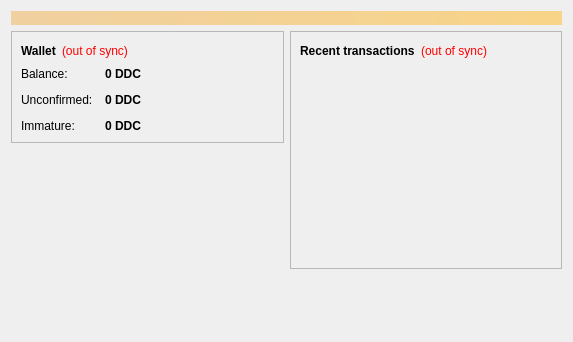
<?xml version="1.0" encoding="UTF-8"?>
<ui version="4.0">
 <class>OverviewPage</class>
 <widget class="QWidget" name="OverviewPage">
  <property name="geometry">
   <rect>
    <x>0</x>
    <y>0</y>
    <width>573</width>
    <height>342</height>
   </rect>
  </property>
  <property name="windowTitle">
   <string>Form</string>
  </property>
  <layout class="QVBoxLayout" name="topLayout">
   <item>
    <widget class="QLabel" name="labelAlerts">
     <property name="visible">
      <bool>false</bool>
     </property>
     <property name="styleSheet">
      <string notr="true">background-color: qlineargradient(x1: 0, y1: 0, x2: 1, y2: 0, stop:0 #F0D0A0, stop:1 #F8D488); color:#000000;</string>
     </property>
     <property name="wordWrap">
      <bool>true</bool>
     </property>
     <property name="margin">
      <number>3</number>
     </property>
    </widget>
   </item>
   <item>
    <layout class="QHBoxLayout" name="horizontalLayout" stretch="1,1">
     <item>
      <layout class="QVBoxLayout" name="verticalLayout_2">
       <item>
        <widget class="QFrame" name="frame">
         <property name="frameShape">
          <enum>QFrame::StyledPanel</enum>
         </property>
         <property name="frameShadow">
          <enum>QFrame::Raised</enum>
         </property>
         <layout class="QVBoxLayout" name="verticalLayout_4">
          <item>
           <layout class="QHBoxLayout" name="horizontalLayout_4">
            <item>
             <widget class="QLabel" name="label_5">
              <property name="font">
               <font>
                <weight>75</weight>
                <bold>true</bold>
               </font>
              </property>
              <property name="text">
               <string>Wallet</string>
              </property>
             </widget>
            </item>
            <item>
             <widget class="QLabel" name="labelWalletStatus">
              <property name="toolTip">
               <string>The displayed information may be out of date. Your wallet automatically synchronizes with the Dokdocoin network after a connection is established, but this process has not completed yet.</string>
              </property>
              <property name="styleSheet">
               <string notr="true">QLabel { color: red; }</string>
              </property>
              <property name="text">
               <string notr="true">(out of sync)</string>
              </property>
              <property name="alignment">
               <set>Qt::AlignLeading|Qt::AlignLeft|Qt::AlignVCenter</set>
              </property>
             </widget>
            </item>
            <item>
             <spacer name="horizontalSpacer_2">
              <property name="orientation">
               <enum>Qt::Horizontal</enum>
              </property>
              <property name="sizeHint" stdset="0">
               <size>
                <width>40</width>
                <height>20</height>
               </size>
              </property>
             </spacer>
            </item>
           </layout>
          </item>
          <item>
           <layout class="QFormLayout" name="formLayout_2">
            <property name="fieldGrowthPolicy">
             <enum>QFormLayout::AllNonFixedFieldsGrow</enum>
            </property>
            <property name="horizontalSpacing">
             <number>12</number>
            </property>
            <property name="verticalSpacing">
             <number>12</number>
            </property>
            <item row="0" column="0">
             <widget class="QLabel" name="label">
              <property name="text">
               <string>Balance:</string>
              </property>
             </widget>
            </item>
            <item row="0" column="1">
             <widget class="QLabel" name="labelBalance">
              <property name="font">
               <font>
                <weight>75</weight>
                <bold>true</bold>
               </font>
              </property>
              <property name="cursor">
               <cursorShape>IBeamCursor</cursorShape>
              </property>
              <property name="toolTip">
               <string>Your current balance</string>
              </property>
              <property name="text">
               <string notr="true">0 DDC</string>
              </property>
              <property name="textInteractionFlags">
               <set>Qt::LinksAccessibleByMouse|Qt::TextSelectableByKeyboard|Qt::TextSelectableByMouse</set>
              </property>
             </widget>
            </item>
            <item row="1" column="0">
             <widget class="QLabel" name="label_3">
              <property name="text">
               <string>Unconfirmed:</string>
              </property>
             </widget>
            </item>
            <item row="1" column="1">
             <widget class="QLabel" name="labelUnconfirmed">
              <property name="font">
               <font>
                <weight>75</weight>
                <bold>true</bold>
               </font>
              </property>
              <property name="cursor">
               <cursorShape>IBeamCursor</cursorShape>
              </property>
              <property name="toolTip">
               <string>Total of transactions that have yet to be confirmed, and do not yet count toward the current balance</string>
              </property>
              <property name="text">
               <string notr="true">0 DDC</string>
              </property>
              <property name="textInteractionFlags">
               <set>Qt::LinksAccessibleByMouse|Qt::TextSelectableByKeyboard|Qt::TextSelectableByMouse</set>
              </property>
             </widget>
            </item>
            <item row="2" column="0">
             <widget class="QLabel" name="labelImmatureText">
              <property name="text">
               <string>Immature:</string>
              </property>
             </widget>
            </item>
            <item row="2" column="1">
             <widget class="QLabel" name="labelImmature">
              <property name="font">
               <font>
                <weight>75</weight>
                <bold>true</bold>
               </font>
              </property>
              <property name="toolTip">
               <string>Mined balance that has not yet matured</string>
              </property>
              <property name="text">
               <string notr="true">0 DDC</string>
              </property>
              <property name="textInteractionFlags">
               <set>Qt::LinksAccessibleByMouse|Qt::TextSelectableByKeyboard|Qt::TextSelectableByMouse</set>
              </property>
             </widget>
            </item>
           </layout>
          </item>
         </layout>
        </widget>
       </item>
       <item>
        <spacer name="verticalSpacer">
         <property name="orientation">
          <enum>Qt::Vertical</enum>
         </property>
         <property name="sizeHint" stdset="0">
          <size>
           <width>20</width>
           <height>40</height>
          </size>
         </property>
        </spacer>
       </item>
      </layout>
     </item>
     <item>
      <layout class="QVBoxLayout" name="verticalLayout_3">
       <item>
        <widget class="QFrame" name="frame_2">
         <property name="frameShape">
          <enum>QFrame::StyledPanel</enum>
         </property>
         <property name="frameShadow">
          <enum>QFrame::Raised</enum>
         </property>
         <layout class="QVBoxLayout" name="verticalLayout">
          <item>
           <layout class="QHBoxLayout" name="horizontalLayout_2">
            <item>
             <widget class="QLabel" name="label_4">
              <property name="text">
               <string>&lt;b&gt;Recent transactions&lt;/b&gt;</string>
              </property>
             </widget>
            </item>
            <item>
             <widget class="QLabel" name="labelTransactionsStatus">
              <property name="toolTip">
               <string>The displayed information may be out of date. Your wallet automatically synchronizes with the Dokdocoin network after a connection is established, but this process has not completed yet.</string>
              </property>
              <property name="styleSheet">
               <string notr="true">QLabel { color: red; }</string>
              </property>
              <property name="text">
               <string notr="true">(out of sync)</string>
              </property>
              <property name="alignment">
               <set>Qt::AlignRight|Qt::AlignTrailing|Qt::AlignVCenter</set>
              </property>
             </widget>
            </item>
            <item>
             <spacer name="horizontalSpacer">
              <property name="orientation">
               <enum>Qt::Horizontal</enum>
              </property>
              <property name="sizeHint" stdset="0">
               <size>
                <width>40</width>
                <height>20</height>
               </size>
              </property>
             </spacer>
            </item>
           </layout>
          </item>
          <item>
           <widget class="QListView" name="listTransactions">
            <property name="styleSheet">
             <string notr="true">QListView { background: transparent; }</string>
            </property>
            <property name="frameShape">
             <enum>QFrame::NoFrame</enum>
            </property>
            <property name="verticalScrollBarPolicy">
             <enum>Qt::ScrollBarAlwaysOff</enum>
            </property>
            <property name="horizontalScrollBarPolicy">
             <enum>Qt::ScrollBarAlwaysOff</enum>
            </property>
            <property name="selectionMode">
             <enum>QAbstractItemView::NoSelection</enum>
            </property>
           </widget>
          </item>
         </layout>
        </widget>
       </item>
       <item>
        <spacer name="verticalSpacer_2">
         <property name="orientation">
          <enum>Qt::Vertical</enum>
         </property>
         <property name="sizeHint" stdset="0">
          <size>
           <width>20</width>
           <height>40</height>
          </size>
         </property>
        </spacer>
       </item>
      </layout>
     </item>
    </layout>
   </item>
  </layout>
 </widget>
 <resources/>
 <connections/>
</ui>
